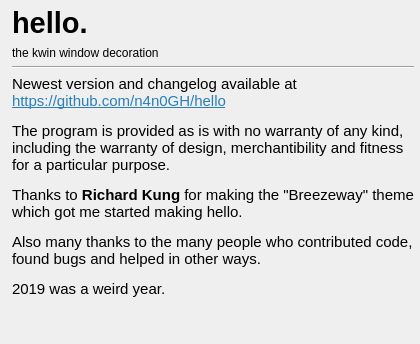
     <widget class="QWidget" name="tab_5">
      <attribute name="title">
       <string>About</string>
      </attribute>
      <layout class="QGridLayout" name="gridLayout_3">
       <property name="leftMargin">
        <number>6</number>
       </property>
       <property name="topMargin">
        <number>6</number>
       </property>
       <property name="rightMargin">
        <number>6</number>
       </property>
       <property name="bottomMargin">
        <number>6</number>
       </property>
       <item row="0" column="0">
        <layout class="QVBoxLayout" name="verticalLayout_4">
         <property name="leftMargin">
          <number>6</number>
         </property>
         <item alignment="Qt::AlignVCenter">
          <widget class="QLabel" name="label_15">
           <property name="sizePolicy">
            <sizepolicy hsizetype="Preferred" vsizetype="Minimum">
             <horstretch>0</horstretch>
             <verstretch>0</verstretch>
            </sizepolicy>
           </property>
           <property name="font">
            <font>
             <pointsize>22</pointsize>
             <weight>75</weight>
             <bold>true</bold>
            </font>
           </property>
           <property name="text">
            <string>hello.</string>
           </property>
          </widget>
         </item>
         <item alignment="Qt::AlignTop">
          <widget class="QLabel" name="label_16">
           <property name="text">
            <string>the kwin window decoration</string>
           </property>
          </widget>
         </item>
         <item>
          <widget class="Line" name="line">
           <property name="orientation">
            <enum>Qt::Horizontal</enum>
           </property>
          </widget>
         </item>
         <item>
          <widget class="QLabel" name="label_3">
           <property name="sizePolicy">
            <sizepolicy hsizetype="Preferred" vsizetype="Preferred">
             <horstretch>0</horstretch>
             <verstretch>0</verstretch>
            </sizepolicy>
           </property>
           <property name="text">
            <string>&lt;!DOCTYPE HTML PUBLIC &quot;-//W3C//DTD HTML 4.0//EN&quot; &quot;http://www.w3.org/TR/REC-html40/strict.dtd&quot;&gt;
&lt;html&gt;&lt;head&gt;&lt;meta name=&quot;qrichtext&quot; content=&quot;1&quot; /&gt;&lt;style type=&quot;text/css&quot;&gt;
p, li { white-space: pre-wrap; }
&lt;/style&gt;&lt;/head&gt;&lt;body style=&quot; font-family:'Noto Sans'; font-size:11pt; font-weight:400; font-style:normal;&quot;&gt;
&lt;p style=&quot; margin-top:12px; margin-bottom:12px; margin-left:0px; margin-right:0px; -qt-block-indent:0; text-indent:0px;&quot;&gt;&lt;span style=&quot; font-family:'Noto Sans';&quot;&gt;Newest version and changelog available at &lt;br /&gt;&lt;/span&gt;&lt;a href=&quot;https://github.com/n4n0GH/hello&quot;&gt;&lt;span style=&quot; font-family:'Noto Sans'; text-decoration: underline; color:#2980b9;&quot;&gt;https://github.com/n4n0GH/hello&lt;/span&gt;&lt;/a&gt;&lt;/p&gt;
&lt;p style=&quot; margin-top:12px; margin-bottom:12px; margin-left:0px; margin-right:0px; -qt-block-indent:0; text-indent:0px;&quot;&gt;&lt;span style=&quot; font-family:'Noto Sans';&quot;&gt;The program is provided as is with no warranty of any kind, including the warranty of design, merchantibility and fitness for a particular purpose.&lt;/span&gt;&lt;/p&gt;
&lt;p style=&quot; margin-top:12px; margin-bottom:12px; margin-left:0px; margin-right:0px; -qt-block-indent:0; text-indent:0px;&quot;&gt;&lt;span style=&quot; font-family:'Noto Sans';&quot;&gt;Thanks to &lt;/span&gt;&lt;span style=&quot; font-family:'Noto Sans'; font-weight:600;&quot;&gt;Richard Kung&lt;/span&gt;&lt;span style=&quot; font-family:'Noto Sans';&quot;&gt; for making the &amp;quot;Breezeway&amp;quot; theme which got me started making hello.&lt;/span&gt;&lt;/p&gt;
&lt;p style=&quot; margin-top:12px; margin-bottom:12px; margin-left:0px; margin-right:0px; -qt-block-indent:0; text-indent:0px;&quot;&gt;&lt;span style=&quot; font-family:'Noto Sans';&quot;&gt;Also many thanks to the many people who contributed code, found bugs and helped in other ways.&lt;/span&gt;&lt;/p&gt;
&lt;p style=&quot; margin-top:12px; margin-bottom:12px; margin-left:0px; margin-right:0px; -qt-block-indent:0; text-indent:0px;&quot;&gt;&lt;span style=&quot; font-family:'Noto Sans';&quot;&gt;2019 was a weird year.&lt;/span&gt;&lt;/p&gt;&lt;/body&gt;&lt;/html&gt;</string>
           </property>
           <property name="wordWrap">
            <bool>true</bool>
           </property>
           <property name="openExternalLinks">
            <bool>true</bool>
           </property>
          </widget>
         </item>
         <item>
          <spacer name="verticalSpacer_3">
           <property name="orientation">
            <enum>Qt::Vertical</enum>
           </property>
           <property name="sizeHint" stdset="0">
            <size>
             <width>20</width>
             <height>40</height>
            </size>
           </property>
          </spacer>
         </item>
        </layout>
       </item>
      </layout>
     </widget>
